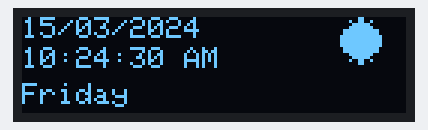
The sketch below on a simulated Arduino Uno, built with avr-gcc and run on an emulated ATmega328P. On the bench: 128×32 one-colour display. Wiring (inferred from the names in the program): DS3231 clock at I2C address 0x68. The local clock reads 2024-03-15 10:24:30 at power-on unless the sketch sets it; what the sketch prints to the serial monitor is not drawn.

Above: at 0.1 s.
At 4.2 s:
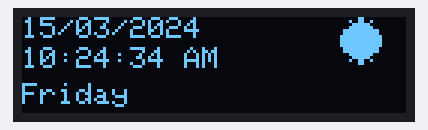
At 9.3 s:
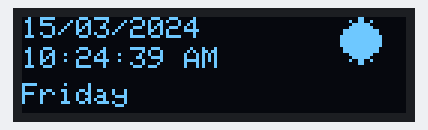
At 19.4 s:
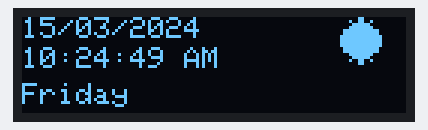
At 28.6 s:
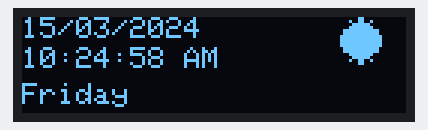
At 38.8 s:
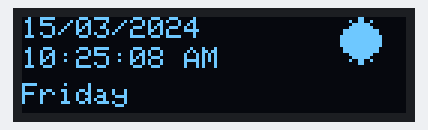

The sketch:

arduino_rtc_time_91_oled.ino
```cpp
#include <Wire.h>
#include <Adafruit_GFX.h>
#include <Adafruit_SSD1306.h>

#define SCREEN_WIDTH 128
#define SCREEN_HEIGHT 32
#define OLED_RESET -1
#define DS3231_I2C_ADDRESS 0x68

#define SET_RTC_TIME false

Adafruit_SSD1306 display(SCREEN_WIDTH, SCREEN_HEIGHT, &Wire, OLED_RESET);


const unsigned char sun_bitmap[] PROGMEM = {
  0b00000001, 0b10000000,
  0b00001001, 0b10010000,
  0b00000111, 0b11100000,
  0b00001111, 0b11110000,
  0b00111111, 0b11111100,
  0b00111111, 0b11111100,
  0b01111111, 0b11111110,
  0b01111111, 0b11111110,
  0b01111111, 0b11111110,
  0b01111111, 0b11111110,
  0b00111111, 0b11111100,
  0b00111111, 0b11111100,
  0b00001111, 0b11110000,
  0b00000111, 0b11100000,
  0b00001001, 0b10010000,
  0b00000001, 0b10000000
};


const unsigned char moon_bitmap[] PROGMEM = {
  0b00000111, 0b11000000,
  0b00011111, 0b11100000,
  0b00111100, 0b01110000,
  0b01110000, 0b00111000,
  0b01100000, 0b00011100,
  0b11100000, 0b00001110,
  0b11000000, 0b00000110,
  0b11000000, 0b00000000,
  0b11000000, 0b00000000,
  0b11000000, 0b00000000,
  0b11100000, 0b00000110,
  0b01100000, 0b00001110,
  0b01110000, 0b00011100,
  0b00111100, 0b01111000,
  0b00011111, 0b11110000,
  0b00000111, 0b11100000
};

bool rtcAvailable = false;

void setup() {
  Wire.begin();
  Serial.begin(9600);

  // OLED init
  if (!display.begin(SSD1306_SWITCHCAPVCC, 0x3C)) {
    Serial.println(F("OLED failed"));
    while (true);
  }

  display.clearDisplay();
  display.setTextSize(1);
  display.setTextColor(SSD1306_WHITE);

  // Check if RTC is connected
  Wire.beginTransmission(DS3231_I2C_ADDRESS);
  if (Wire.endTransmission() == 0) {
    rtcAvailable = true;
    Serial.println("RTC detected");
  } else {
    rtcAvailable = false;
    Serial.println("RTC not detected!");
  }

  // Set RTC time only once
#if SET_RTC_TIME
  if (rtcAvailable) {
  // Set initial time: seconds, minutes, hours, dayOfWeek (1=Sun), dayOfMonth, month, year
  // setDS3231time(0, 10, 14, 1, 8, 6, 25); // e.g. "2:10:00 PM Sunday 08/06- May/2025"
    setDS3231time(0, 54, 15, 1, 8, 6, 25);  // hh:mm:ss dow dd/mm/yy
    Serial.println("RTC time set.");
  }
#endif
}

void loop() {
  if (rtcAvailable) {
    displayTime();
  } else {
    display.clearDisplay();
    display.setCursor(0, 0);
    display.print("RTC NOT CONNECTED");
    display.display();
  }
  delay(1000);
}

void setDS3231time(byte second, byte minute, byte hour, byte dayOfWeek, byte dayOfMonth, byte month, byte year) {
  Wire.beginTransmission(DS3231_I2C_ADDRESS);
  Wire.write(0x00);
  Wire.write(decToBcd(second));
  Wire.write(decToBcd(minute));
  Wire.write(decToBcd(hour));
  Wire.write(decToBcd(dayOfWeek));
  Wire.write(decToBcd(dayOfMonth));
  Wire.write(decToBcd(month));
  Wire.write(decToBcd(year));
  Wire.endTransmission();
}

void readDS3231time(byte *second, byte *minute, byte *hour,
                    byte *dayOfWeek, byte *dayOfMonth, byte *month, byte *year) {
  Wire.beginTransmission(DS3231_I2C_ADDRESS);
  Wire.write(0x00);
  Wire.endTransmission();

  Wire.requestFrom(DS3231_I2C_ADDRESS, 7);
  *second = bcdToDec(Wire.read() & 0x7F);
  *minute = bcdToDec(Wire.read());
  *hour = bcdToDec(Wire.read() & 0x3F);
  *dayOfWeek = bcdToDec(Wire.read());
  *dayOfMonth = bcdToDec(Wire.read());
  *month = bcdToDec(Wire.read());
  *year = bcdToDec(Wire.read());
}

void displayTime() {
  byte second, minute, hour, dayOfWeek, dayOfMonth, month, year;
  readDS3231time(&second, &minute, &hour, &dayOfWeek, &dayOfMonth, &month, &year);

  const char* days[] = {"", "Sunday", "Monday", "Tuesday", "Wednesday", "Thursday", "Friday", "Saturday"};

  bool isPM = false;
  byte displayHour = hour;
  if (hour == 0) {
    displayHour = 12;
    isPM = false;
  } else if (hour == 12) {
    displayHour = 12;
    isPM = true;
  } else if (hour > 12) {
    displayHour = hour - 12;
    isPM = true;
  }

  display.clearDisplay();

  // Row 1: Date
  display.setCursor(0, 0);
  if (dayOfMonth < 10) display.print("0");
  display.print(dayOfMonth);
  display.print("/");
  if (month < 10) display.print("0");
  display.print(month);
  display.print("/20");
  if (year < 10) display.print("0");
  display.print(year);

  // Row 2: Time + AM/PM
  display.setCursor(0, 10);
  if (displayHour < 10) display.print("0");
  display.print(displayHour);
  display.print(":");
  if (minute < 10) display.print("0");
  display.print(minute);
  display.print(":");
  if (second < 10) display.print("0");
  display.print(second);
  display.print(" ");
  display.print(isPM ? "PM" : "AM");

  // Row 3: Day name
  display.setCursor(0, 22);
  display.print(days[dayOfWeek]);

  int iconX = 105;
  int iconY = 0;
  display.drawBitmap(iconX, iconY, isPM ? moon_bitmap : sun_bitmap, 16, 16, SSD1306_WHITE);

  display.display();
}

byte decToBcd(byte val) {
  return (val / 10 * 16) + (val % 10);
}
byte bcdToDec(byte val) {
  return (val / 16 * 10) + (val % 16);
}
```

Measured:
- what the display in image 1 shows lasts 1.0 s, from 4.1 s to 5.1 s
